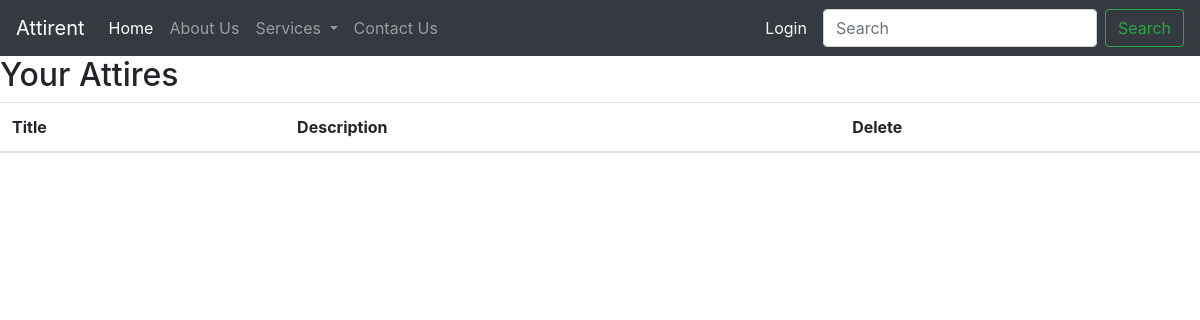
The app's page /lists, older data.
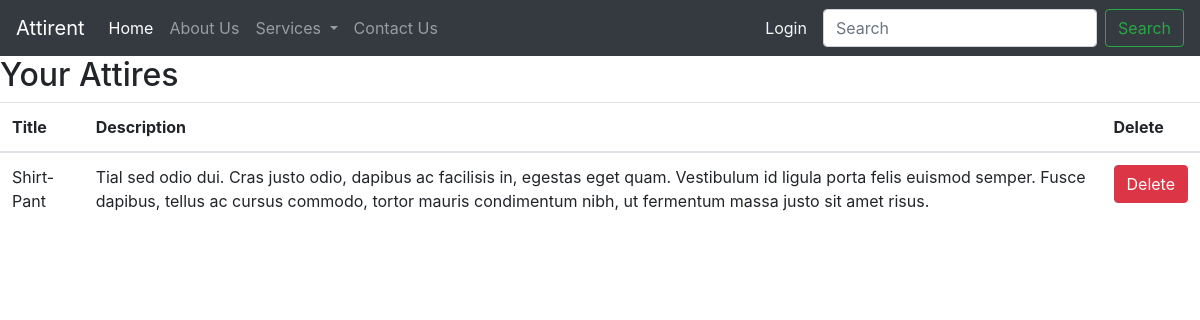
The same page, newer data.
### posts/models.py (models this page shows, shortened)
class Clothes(models.Model):
    id = models.AutoField(primary_key=True)
    title = models.CharField(max_length=100)
    description = models.CharField(max_length=1000)
    picture = models.ImageField(upload_to="pictures", null=True)

### posts/views.py (the view)
# urls.py: path("lists", views.lists, name="lists"),
def lists(request):
    cloth = Clothes.objects.all()
    return render(request, "lists.html", {"cloth": cloth})

### templates/lists.html (shortened to what this page needs)
{% extends 'base.html'%}
{% block body %}
    <h2>Your Attires</h2>
    <table class="table">
        <thead>
            <tr>
                <th>Title</th>
                <th>Description</th>
                <th>Delete</th>
            </tr>
        </thead>
        <tbody>
            {% for clot in cloth %}
                    <tr>
                        <td>{{ clot.title }}</td>
                        <td>{{ clot.description }}</td>
                        <td>
                            <a href="{% url 'delete_cloth' clot.pk %}" class="btn btn-danger">Delete</a>
                        </td>
                    </tr>
            {% endfor %}
        </tbody>
    </table>
{% endblock body %}

Row changes from the older to the newer data that the page shows:
added Clothes: title "Shirt-Pant", description "Tial sed odio dui. Cras justo odio, dapibus ac facilisis in, egestas eget quam. Vestibulum id ligula porta felis euismod semper. Fusce dapibus, tellus ac cursus commodo, tortor mauris condimentum nibh, ut fermentum massa justo sit amet risus."
